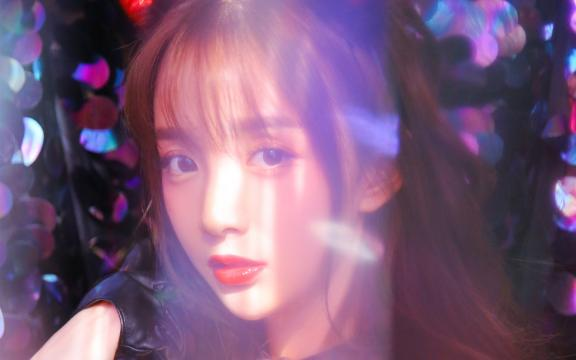
//> input picture images/cos.jpg, 576 x 360 px
$ ./main025   (built with g++ and OpenCV 4)
//> lines starting //> are read from the running program, lines starting //| are printed output that depends on the picture
/*
图像去噪声

图像去噪声在OCR、机器人视觉与机器视觉领域应用开发中是重要的图像预处理手段之一，对图像二值化与二值分析很有帮助，OpenCV中常见的图像去噪声的方法有
- 均值去噪声
- 高斯模糊去噪声
- 非局部均值去噪声
- 双边滤波去噪声
- 形态学去噪声
我们这里暂时先说上面的三个方法，后面我们会在分享完相关知识点之后再来说。
*/

#include <opencv2/opencv.hpp>
#include <iostream>

using namespace cv;
using namespace std;

void add_salt_pepper_noise(Mat &image);
void gaussian_noise(Mat &image);
int main(int artc, char** argv) {
	Mat src = imread("../images/cos.jpg");
//> src is the input picture: 360 rows x 576 cols, CV_8UC3; mean B, G, R 121, 90.8, 123.9
	if (src.empty()) {
		printf("could not load image...\n");
		return -1;
	}
	namedWindow("input", WINDOW_AUTOSIZE);
	imshow("input", src);
	gaussian_noise(src);
//> in gaussian_noise, `add(image, noise, dst);`:
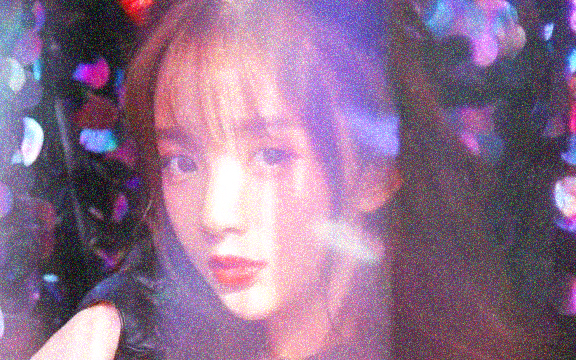
//> dst: 360 rows x 576 cols, CV_8UC3; mean B, G, R 141.1, 111.3, 142.5

	Mat result1, result2, result3, result4;
	blur(src, result1, Size(5, 5));
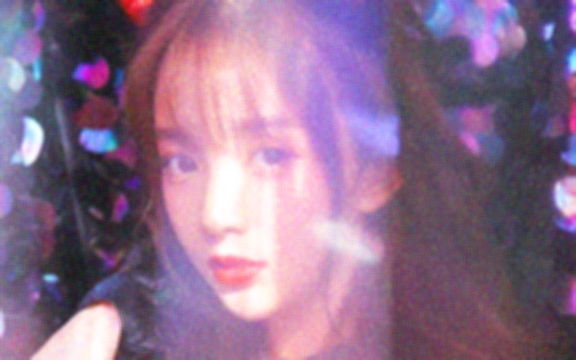
//> result1: 360 rows x 576 cols, CV_8UC3; mean B, G, R 141.1, 111.3, 142.5
	imshow("result-1", result1);

	GaussianBlur(src, result2, Size(5, 5), 0);
	imshow("result-2", result2);

	medianBlur(src, result3, 5);
	imshow("result-3", result3);

	fastNlMeansDenoisingColored(src, result4, 15, 15, 10, 30);
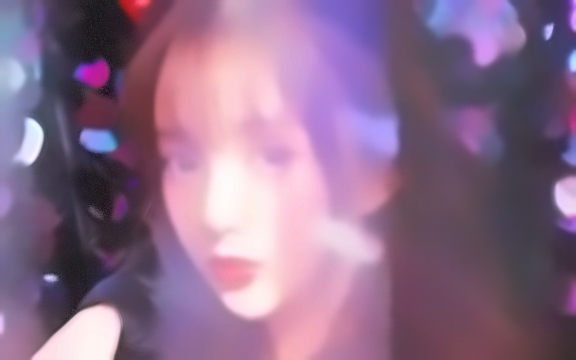
//> result4: 360 rows x 576 cols, CV_8UC3; mean B, G, R 139.7, 110, 142.4
	imshow("result-4", result4);

	waitKey(0);
	destroyAllWindows();

	return 0;
}

void add_salt_pepper_noise(Mat &image) {
	RNG rng(12345);
	int h = image.rows;
	int w = image.cols;
	int nums = 10000;
	for (int i = 0; i < nums; i++) {
		int x = rng.uniform(0, w);
		int y = rng.uniform(0, h);
		if (i % 2 == 1) {
			image.at<Vec3b>(y, x) = Vec3b(255, 255, 255);
		}
		else {
			image.at<Vec3b>(y, x) = Vec3b(0, 0, 0);
		}
	}
	imshow("salt pepper", image);
}

void gaussian_noise(Mat &image) {
	Mat noise = Mat::zeros(image.size(), image.type());
	randn(noise, (15, 15, 15), (30, 30, 30));
	Mat dst;
	add(image, noise, dst);
	imshow("gaussian noise", dst);
	dst.copyTo(image);
}
